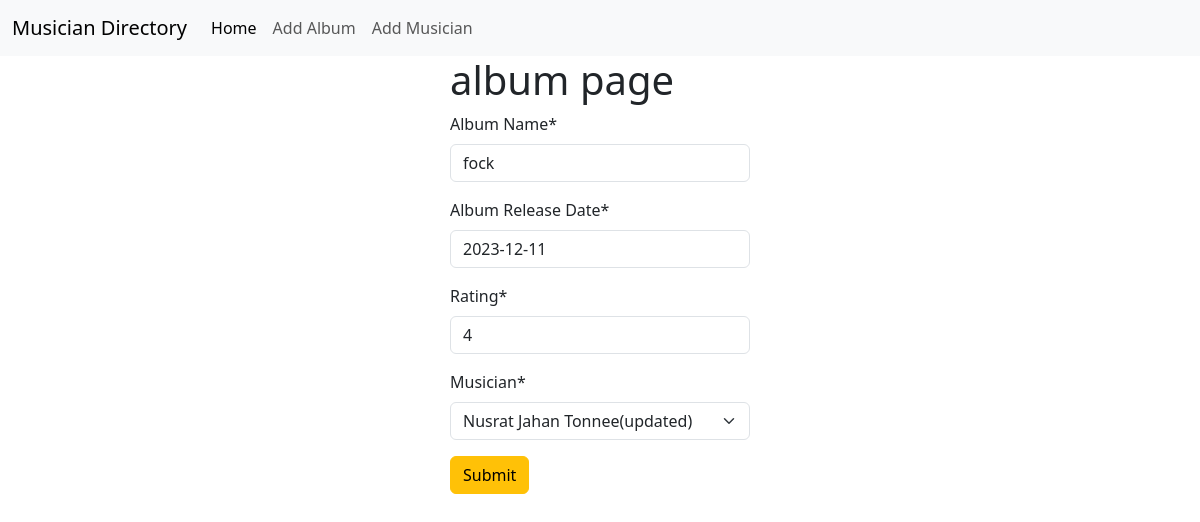
/album/edit/2, run on the app's committed database.
### album/models.py (models this page shows, shortened)
class Album(models.Model):
    Album_Name = models.CharField(max_length=100)
    Album_Release_Date = models.DateField()
    Rating = models.IntegerField()
    Musician = models.ForeignKey(Musician, on_delete=models.CASCADE)

### album/views.py (the view)
# urls.py: path('edit/<int:id>',views.edit_album,name="edit_post"),
def edit_album(request,id):
    album = Album.objects.get(pk=id)
    album_form = addalbum(instance=album)
    if request.method == 'POST':
        album_form = addalbum(request.POST, instance=album)
        if album_form.is_valid():
            album_form.save()
            return redirect('home_page')
    return render(request,'album.html',{'form':album_form})

### album/forms.py
class addalbum(forms.ModelForm):
    class Meta:
        model = Album
        fields = '__all__'

### musician/models.py (called while the page is built)
    def __str__(self):
        return f"{self.First_Name} {self.Last_Name}"

### album/templates/album.html (shortened to what this page needs)
{% extends 'base.html' %}
{%  load crispy_forms_tags %}
{% block content %}
<form style="width: 25%; margin: auto;" method="post">
    <h1>album page</h1>
    {{form | crispy}}
    <button class="btn btn-warning">Submit</button>
</form>
{% endblock %}

### data on the page
Album: Album_Name "fock", Album_Release_Date "2023-12-11", Rating "4", Musician "Nusrat Jahan Tonnee(updated)"
